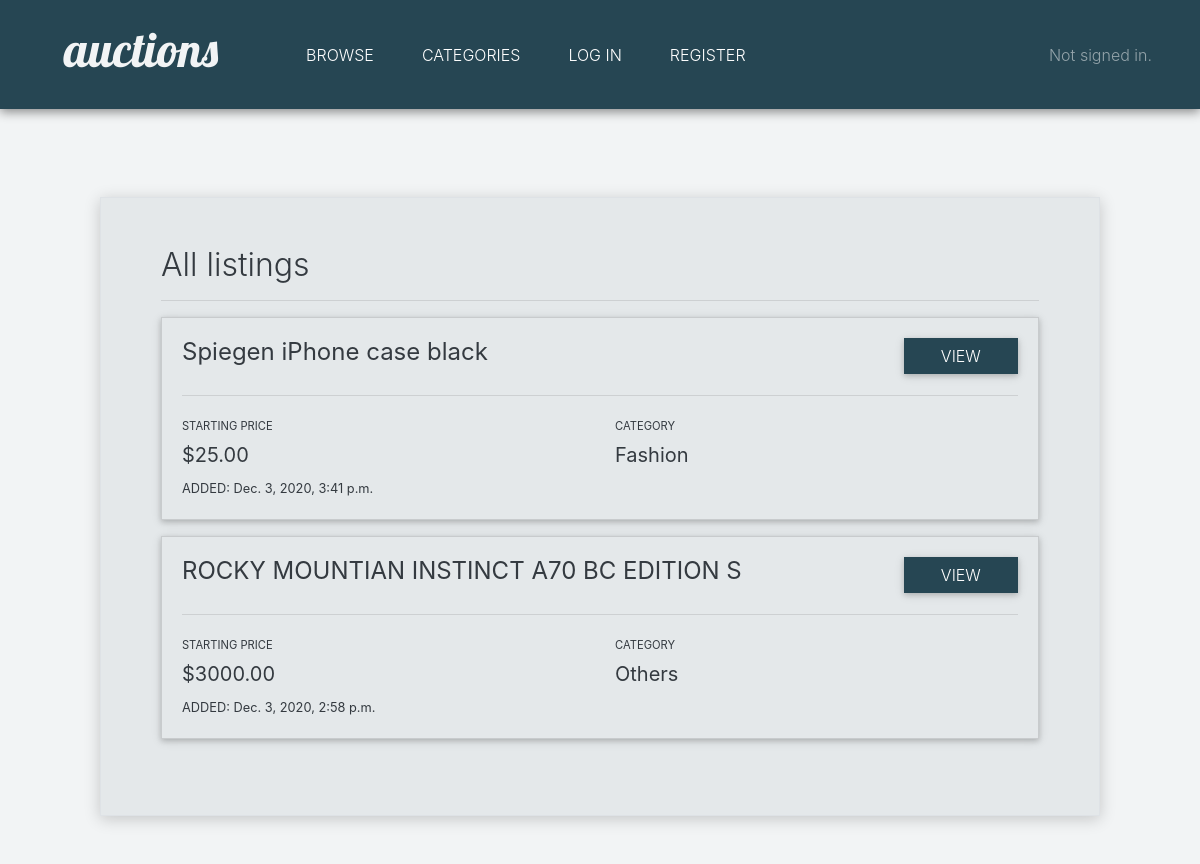
The app's page /browse, older data.
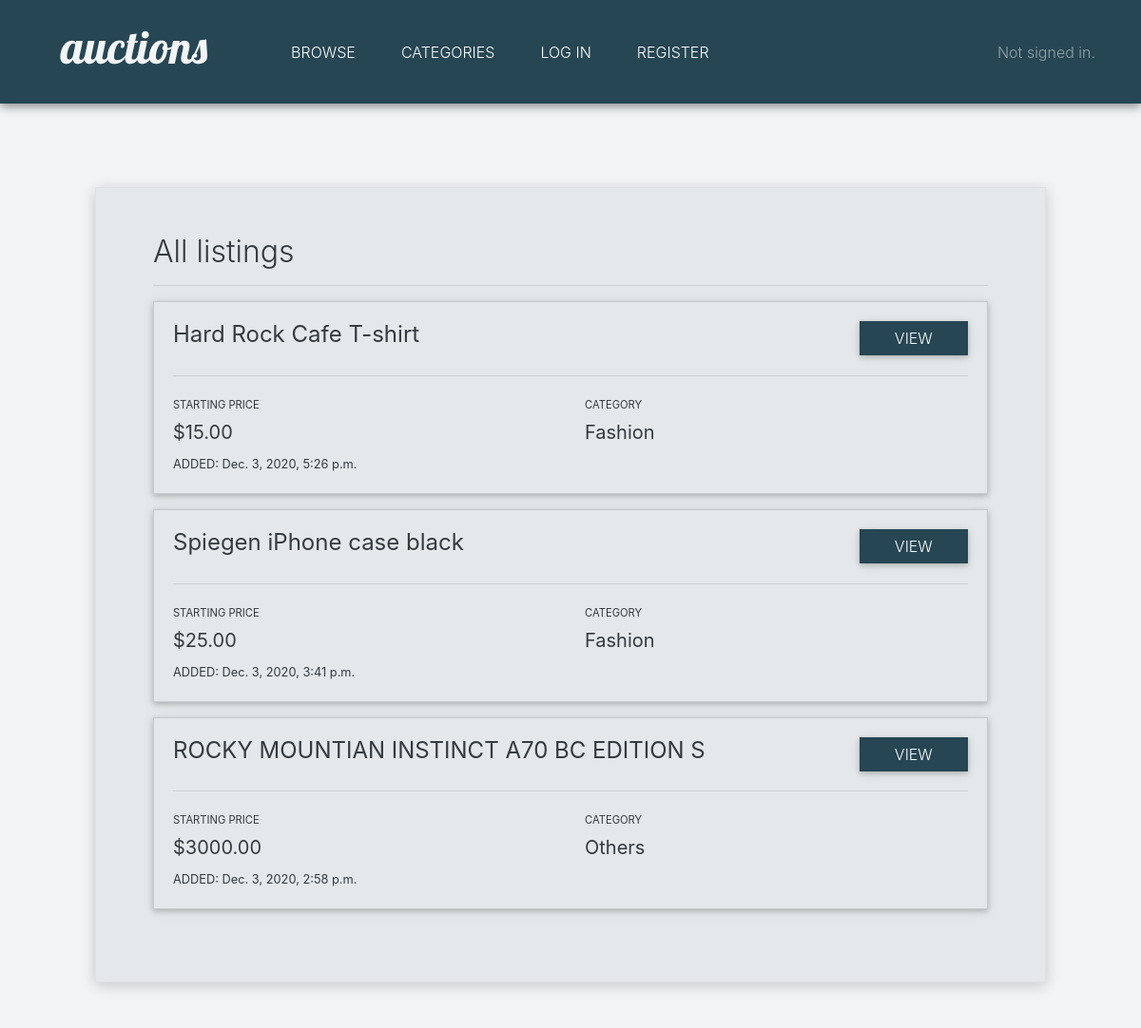
The same page, newer data.
### auctions/models.py (models this page shows, shortened)
class Listing(models.Model):
    title = models.CharField(max_length=40)
    description = models.CharField(max_length=500)
    starting_price = models.FloatField()
    user = models.ForeignKey(User, on_delete=models.CASCADE)
    category = models.ForeignKey(Category, on_delete=models.CASCADE)
    date_added = models.DateTimeField(default=timezone.now)
    active = models.BooleanField(default=True)

class Category(models.Model):
    name = models.CharField(max_length=20)

### auctions/views.py (the view)
# urls.py: path("browse", views.browse_listings, name="browse_listings")
def browse_listings(request):
    listings = Listing.objects.all().order_by('-date_added')
    categories = Category.objects.all().order_by('name')
    return render(request, "auctions/browse_listings.html", {
        "listings": listings,
        "categories": categories
    })

### auctions/templates/auctions/browse_listings.html (shortened to what this page needs)
{% extends "auctions/layout.html" %}
{% block body %}
    <div class="listings-panel animated slideInDown border mt-5">
        <div><h2>All listings</h2></div>
        <hr>
        {% for listing in listings %}
        <div class="pb-3">
            <div class="card" style="border-radius: 0; background-color: #E4E8EA;">
                <div class="card-body">
                    <div class="row">
                        <div class="col">
                            <h4 class="card-title">{{ listing.title }}</h4>
                        </div>
                        <div class="col-2">
                            <a href="{% url 'change_password' %}" role="button" class="btn btn-info button-custom btn-block">VIEW</a>
                        </div>
                    </div>
                    <hr>
                    <div class="row">
                        <div class="col">
                            <label class="form-input-label" for="startingPriceOutput">STARTING PRICE</label>
                            <div id="startingPriceOutput">
                                <h5>${{ listing.starting_price }}0</h5>
                            </div>
                        </div>
                        <div class="col">
                            <label class="form-input-label" for="categoryOutput">CATEGORY</label>
                            <div id="categoryOutput">
                                <h5>
                                {% for category in categories %}
                                    {% if category.id == listing.category_id %}
                                        {{category.name}}
                                    {% endif %}
                                {% endfor %}
                                </h5>
                            </div>
                        </div>
                    </div>
                    <div class="row">
                        <div class="col">
                            <small>ADDED: {{ listing.date_added }}</small>
                        </div>
                    </div>
                </div>
            </div>
        </div>
        {% endfor %}
    </div>
{% endblock %}

Row changes from the older to the newer data that the page shows:
added Listing: title "Hard Rock Cafe T-shirt", starting_price "15.0", date_added "Dec. 3, 2020, 5:26 p.m.", Category (name "Fashion")
